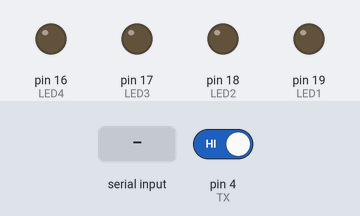
A sketch run on a simulated Arduino Uno, built with avr-gcc and run on an emulated ATmega328P. On the bench: output pins drawn as LEDs (lit = HIGH). Inputs (shaded band) come from the test bench; at power-on: pin 4 (TX) HIGH. What the sketch prints to the serial monitor is not drawn.

Above: at 1.2 s.
1.3 s: byte 2 (ID) received over Serial
At 1.7 s:
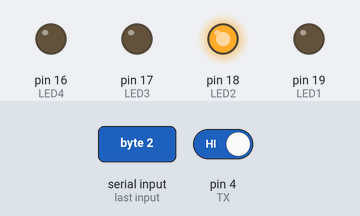
3.9 s: pin 4 (TX) driven LOW
At 4.9 s:
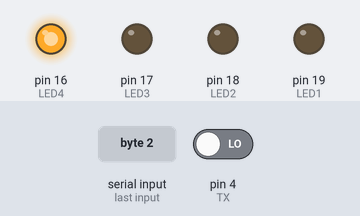
5.4 s: "1" received over Serial
At 6.8 s:
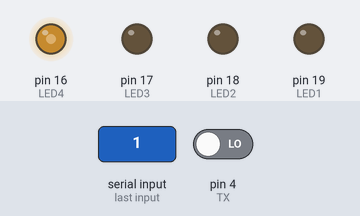
Timing chart, 0 to 8.4 s (numbered marks = the images above; inputs shaded):
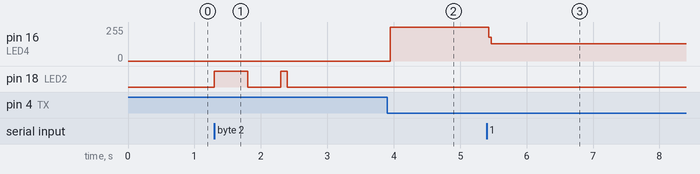

The sketch:

AVR32DA28_UARTTEST_SLAVE.ino
```cpp
#include <SPI.h>


// Serial Comms
#define TX    4
#define RX    5

// BQ comms pins
#define MOSI1 8
#define MISO1 9
#define SCLK1 10
#define CS1   11


// To use in SPI.swap() function to swap between communicating to BQ and to primary board
#define PI_SPI SPI0_SWAP_DEFAULT
#define BQ_SPI SPI1_SWAP_DEFAULT
// To use before and after communication
#define SPIBeginTrans  SPI.beginTransaction(SPISettings(24000000, MSBFIRST, SPI_MODE0));
#define SPIEndTrans    SPI.endTransaction();

// LED pins
#define LED1  19
#define LED2  18
#define LED3  17
#define LED4  16

// Misc. pins
#define ALERT 12
#define DFETOFF 13
#define UPDI  19

// 28 pins of AVR are broken down as:
// -- Connected (15)
// -- VDD/AVDD (2)
// -- Ground (2)
// -- Shorted/Grounded (9)


void setup() {
  // put your setup code here, to run once:
  Serial.pins(TX,RX); // tx rx
  Serial.begin(115200);

  // LED output pins
  pinMode(LED1, OUTPUT);
  pinMode(LED2, OUTPUT);
  pinMode(LED3, OUTPUT);
  pinMode(LED4, OUTPUT);

  // Primary board comms SPI pins
  pinMode(TX, INPUT);
  pinMode(RX, INPUT);

  // BQ SPI pins
  pinMode(MOSI1, OUTPUT);
  pinMode(MISO1, INPUT);
  pinMode(SCLK1, OUTPUT);
  pinMode(CS1, OUTPUT);

  // Chip Select (CS) should always be active (low)
  digitalWrite(CS1, LOW);
}

int count = 0;
uint8_t Test_Data [2] = {0xFF, 0xA0};
uint8_t rx_data;
bool linefree;

#define ID 2
#define LED_ID LED2


void loop() {
  // put your main code here, to run repeatedly:
  //Serial.print("Hello world! ");
  //Serial.println(count);
  count++;

  if(Serial.available() > 0){
    while(!digitalRead(TX)){ // while line busy, wait
      digitalWrite(LED4,HIGH);
      delay(5);
      digitalWrite(LED4,LOW);
      delay(5);
    }
    rx_data = Serial.read();
    if(rx_data == ID){
      digitalWrite(LED_ID,HIGH);
      delay(500);
      digitalWrite(LED_ID,LOW);
      delay(500);

      pinMode(TX, OUTPUT);
      //delayMicroseconds(500);
      Serial.write(ID);
      Serial.flush();
      pinMode(TX, INPUT);

      digitalWrite(LED_ID,HIGH);
      delay(100);
      digitalWrite(LED_ID,LOW);
      delay(200);
    }
  }
  linefree = digitalRead(TX);
  if(!linefree){
    digitalWrite(LED4,HIGH);
    delay(5);
    digitalWrite(LED4,LOW);
    //delay(20);
  }

}


void blinkLED(int led, int timems, int blinknumber)
{
    for(int i=0;i<blinknumber;i++){
      digitalWrite(led, HIGH);
      delay(timems);
      digitalWrite(led, LOW);
      delay(timems);
    }
}


// -----------------------------------------------
// MORSE CODE
// -----------------------------------------------

void dot(int led){
  digitalWrite(led, HIGH); delay(250);
  digitalWrite(led, LOW); delay(250);
}

void dash(int led){
  digitalWrite(led, HIGH); delay(750);
  digitalWrite(led, LOW); delay(250);
}

void morse1(int led){
  dot(led);dash(led);dash(led);dash(led);dash(led);
}
void morse2(int led){
  dot(led);dot(led);dash(led);dash(led);dash(led);
}
void morse3(int led){
  dot(led);dot(led);dot(led);dash(led);dash(led);
}
void morse4(int led){
  dot(led);dot(led);dot(led);dot(led);dash(led);
}
void morse5(int led){
  dot(led);dot(led);dot(led);dot(led);dot(led);
}
void morse6(int led){
  dash(led);dot(led);dot(led);dot(led);dot(led);
}
void morse7(int led){
  dash(led);dash(led);dot(led);dot(led);dot(led);
}
void morse8(int led){
  dash(led);dash(led);dash(led);dot(led);dot(led);
}
void morse9(int led){
  dash(led);dash(led);dash(led);dash(led);dot(led);
}
void morse0(int led){
  dash(led);dash(led);dash(led);dash(led);dash(led);
}

void morseNumber(int led, int number)
{
  switch(number){
    case 0:
    morse0(led);
    break;
    case 1:
    morse1(led);
    break;
    case 2:
    morse2(led);
    break;
    case 3:
    morse3(led);
    break;
    case 4:
    morse4(led);
    break;
    case 5:
    morse5(led);
    break;
    case 6:
    morse6(led);
    break;
    case 7:
    morse7(led);
    break;
    case 8:
    morse8(led);
    break;
    case 9:
    morse9(led);
    break;
  }
}
```

Measured:
- after the input at 1.3 s, pin 18 (LED2): LOW → HIGH at once, → LOW 0.50 s later, → HIGH 0.50 s later, → LOW 0.10 s later
- after the input at 3.9 s, pin 16 (LED4): 0/255 → 254/255 after 0.05 s
- after the input at 5.4 s, pin 16 (LED4): 254/255 → 128/255 at once
